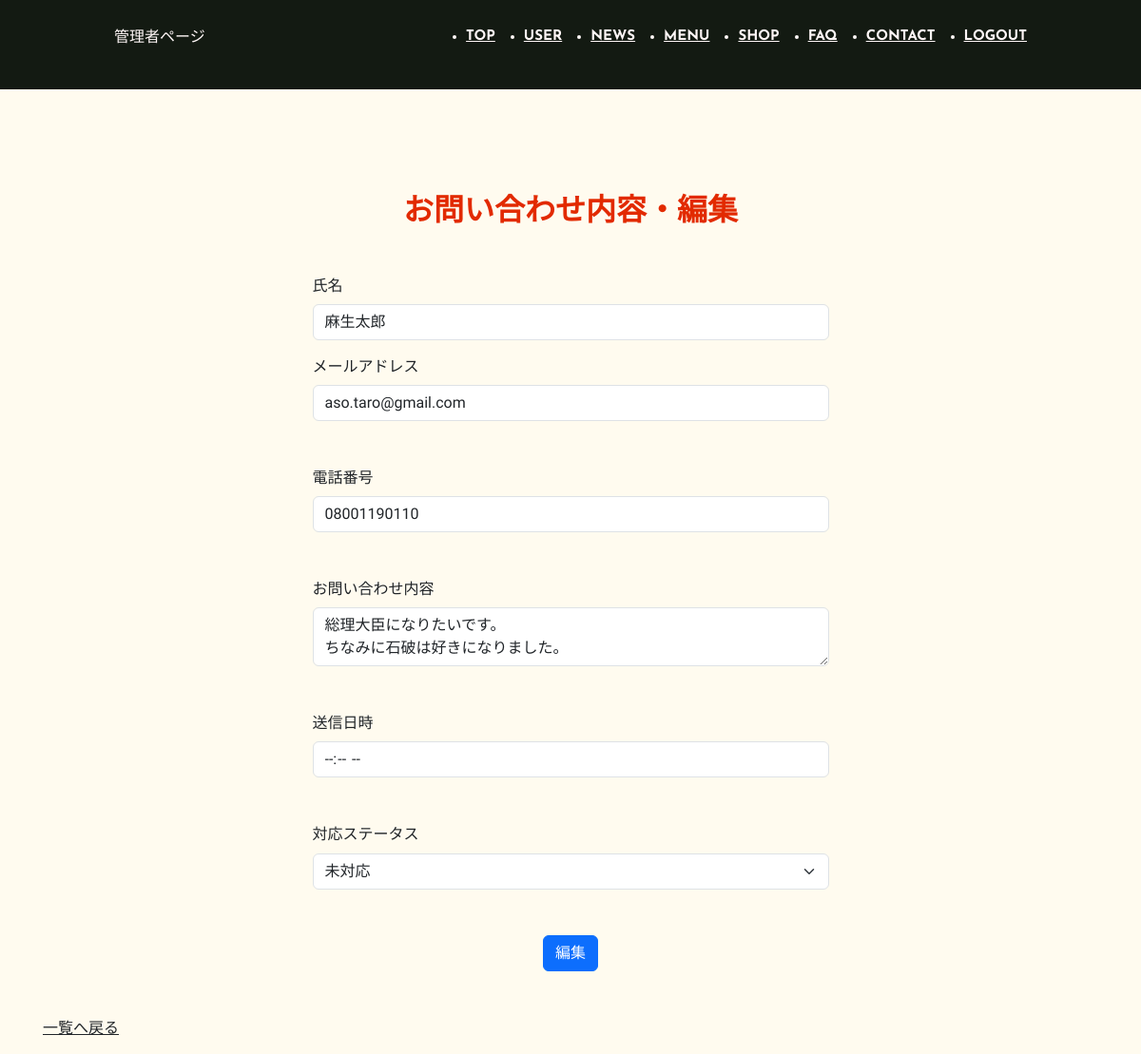
/admin/contact_edit.php?id=2 (signed in), run on the app's committed database.
### tables this page shows
CREATE TABLE `contact` (
  `id` int(11) NOT NULL,
  `name` varchar(255) NOT NULL,
  `mailaddress` varchar(255) NOT NULL,
  `phonenumber` varchar(255) DEFAULT NULL,
  `text` text NOT NULL,
  `date` datetime DEFAULT NULL,
  `status` int(1) NOT NULL
);

CREATE TABLE `status` (
  `id` int(11) NOT NULL,
  `status` varchar(255) NOT NULL
);

### inc/function.php (called while the page is built, shortened)
<?php
function h($str)
{
    return htmlspecialchars($str, ENT_QUOTES, 'UTF-8');
}

### admin/contact_edit.php (the view, shortened to what this page needs)
<?php
require_once '../inc/function.php';
$target = [];
if (!empty($_GET["id"])) {
    $id = (int)$_GET["id"];
    try {
        $db = db_connect();
        $sql = "SELECT * FROM contact WHERE id=:id ";
        $stmt = $db->prepare($sql);
        $stmt->bindParam(":id", $id, PDO::PARAM_INT);
        $stmt->execute();
        $target = $stmt->fetch(PDO::FETCH_ASSOC);
    } catch (PDOException $e) {
        error_log($e->getMessage());
        $_SESSION["err"] = 'DBへの接続・送信が失敗しました。' . $e->getMessage();
        header('location:contact_list.php');
        exit();
    }
}
try {
    $db = db_connect();
    $sql2 = "SELECT * FROM status";
    $stmt2 = $db->prepare($sql2);
    $stmt2->execute();
    $result = $stmt2->fetchAll(PDO::FETCH_ASSOC);
} catch (PDOException $e) {
    $_SESSION["err"] = 'DBへの接続・送信が失敗しました。' . $e->getMessage();
    header('location:contact_list.php');
    exit();
}
?>
<!DOCTYPE html>
<html lang="ja">
<head>
    <?php include('../inc/link_master.php');  ?>
</head>
<body>
    <?php include('../inc/header_master.php');  ?>
    <main role="main" class="container" style="padding:60px 15px 0">
        <h1 class="my-5 text-center c-title__main">お問い合わせ内容・編集</h1>
        <form action="./contact_edit_do.php" method="post" enctype="multipart/form-data">
            <div class="row justify-content-center">
                <div class="mb-3 col-6">
                    <label for="name" class="form-label">氏名</label>
                    <input type="text" name="name" id="name" class="form-control" value="<?php echo h($target["name"] ?? ''); ?>">
                </div>
            </div>
            <div class="row justify-content-center">
                <div class="mb-5 col-6">
                    <label for="mailaddress" class="form-label">メールアドレス</label>
                    <input type="email" name="mailaddress" id="mailaddress" class="form-control" value="<?php echo h($target["mailaddress"] ?? ''); ?>">
                </div>
            </div>
            <div class="row justify-content-center">
                <div class="mb-5 col-6">
                    <label for="phonenumber" class="form-label">電話番号</label>
                    <input type="text" name="phonenumber" id="phonenumber" class="form-control" value="<?php echo h($target["phonenumber"] ?? ''); ?>">
                </div>
            </div>
            <div class="row justify-content-center">
                <div class="mb-5 col-6">
                    <label for="text" class="form-label">お問い合わせ内容</label>
                    <textarea name="text" id="text" class="form-control"><?php echo h($target["text"] ?? ''); ?></textarea>
                </div>
            </div>
            <div class="row justify-content-center">
                <div class="mb-5 col-6">
                    <label for="text" class="form-label">送信日時</label>
                    <input type="time" name="date" id="date" class="form-control" value="<?php echo h($target["date"] ?? ''); ?>" readonly tabindex="-1"></input>
                </div>
            </div>
            <div class="row justify-content-center">
                <div class="mb-5 col-6">
                    <label for="shop_id" class="form-label">対応ステータス</label>
                    <select name="status_id" id="status_id" class="form-select">
                        <?php foreach ($result as $row): ?>
                            <option value="<?php echo $row["id"]; ?>" <?php echo (isset($target["status"]) && $row["id"] == $target["status"]) ? "selected" : ""; ?>>
                                <?php echo h($row["status"]); ?>
                            </option>
                        <?php endforeach; ?>
                    </select>
                </div>
            </div>
            <div class="mb-5 text-center">
                <input type="submit" value="編集" class="btn btn-primary">
            </div>
        </form>
        <p><a href="contact_list.php" class="mb-5 text-reset">一覧へ戻る</a></p>
    </main>
</body>
</html>

### css/style.css (style rules this page uses)
:root { --gyoza-black: #131A12; --gyoza-white: #FFF7F7; --gyoza-beige: #FFFBEF; --gyoza-red: #E22A00; --gyoza-yellow: #FFE100; }
body { background-color: var(--gyoza-beige); font-size: 16px; font-family: "Zen Maru Gothic", sans-serif; line-height: 1.45; }
html { scroll-behavior: smooth; }
.c-title__main, .c-sec-title { font-size: 32px; font-weight: bold; color: var(--gyoza-red); text-align: center; display: flex; flex-direction: column; text-transform: uppercase; }
.c-title__main::after { content: attr(data-sub-title); font-size: 16px; color: var(--gyoza-black); font-weight: normal; }

### data on the page
contact: name "麻生太郎", mailaddress "aso.taro@gmail.com", phonenumber "08001190110", text "総理大臣になりたいです。 ちなみに石破は好きになりました。", status_id "未対応"
